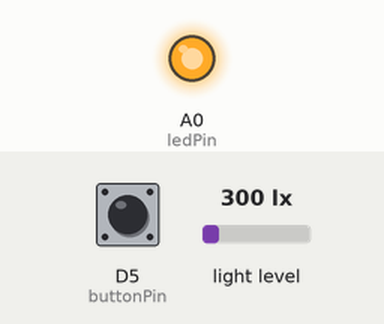
This program was run on a simulated Arduino MKR. On the bench: output pins drawn as LEDs (lit = HIGH). The inputs (shaded band) are chosen by the test bench; at power-on: light level 300 lx, D5 (buttonPin) LOW.

Above: at 1.2 s.
1.3 s: light level set to 218 lx
2.8 s: light level set to 180 lx
At 4.0 s:
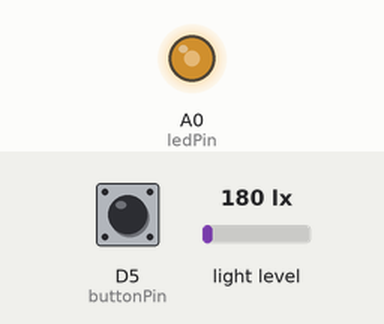
4.3 s: light level set to 107 lx
5.8 s: light level set to 93 lx
At 6.6 s:
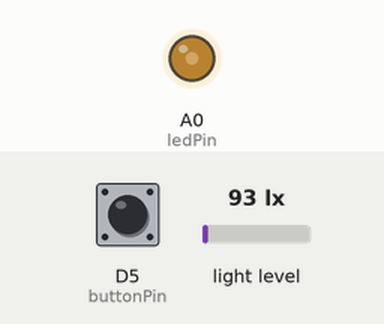
8.9 s: light level set to 53 lx
10.4 s: light level set to 47 lx
At 11.5 s:
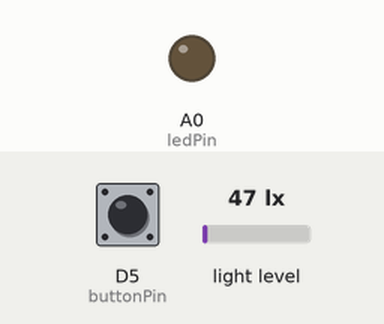
Timing chart, 0 to 12.9 s (numbered marks = the images above; inputs shaded):
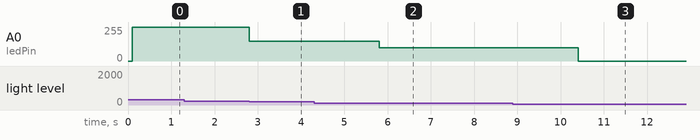

The program:

main.cpp
```cpp
#include <Arduino.h>
#include <Arduino_MKRENV.h>

const int buttonPin = 5;     // the number of the pushbutton pin
const int ledPin =  A0;      // the number of the LED pin

float illuminance = 0;

void setup()
{
  Serial.begin(9600);

  while (!Serial);

  if (!ENV.begin()) {
    Serial.println("Failed to initialize MKR ENV shield!");
    while (1);
  }
  // initialize the LED pin as an output
  pinMode(ledPin, OUTPUT);
  // initialize the pushbutton pin as an input
  pinMode(buttonPin, INPUT);

}

void loop()
{
  int buttonLast;
  int button = digitalRead(buttonPin);

  // Read illuminance
    for (int i=0; i <= 1000; i++)
    {
      illuminance = ENV.readIlluminance();

    }

// dimming the LED according to illiminance value read from the sensor
      if (illuminance > 200)
      {
        // set brightness level to 255 (full brightness, same as HIGH)
        analogWrite(ledPin, 255);

      } else if (illuminance < 200 && illuminance > 100)
        {
          // set brightness level to 150
          analogWrite(ledPin, 150);

        } else if (illuminance < 100 && illuminance > 50)
          {
            // set brightness level to 100
            analogWrite(ledPin, 100);

          } else if (illuminance < 50 && illuminance > 0)
            {
              // set brightness level to 0 (LED is OFF, same as LOW)
              analogWrite(ledPin, 0);

            }

  // If the button is pressed
  if (button && !buttonLast)
  {

      // print the sensor value
      Serial.print("Illuminance = ");
      Serial.print(illuminance);
      Serial.println(" lx");

      // print an empty line
      Serial.println();


            Serial.println();

      //delay(100);
    }


    //analogWrite(ledPin, 0);
  }
```

Measured:
- the behaviour switches between 200 and 199 lx on light level (found by bisection; images 0 and 1)
- the behaviour switches between 100 and 99 lx on light level (found by bisection; images 1 and 2)
- the behaviour switches between 50 and 49 lx on light level (found by bisection; images 2 and 3)
- after the input at 1.3 s, every drawn part: stays the same
- after the input at 2.8 s, A0 (ledPin): 255/255 → 150/255 at once
- after the input at 4.3 s, every drawn part: stays the same
- after the input at 5.8 s, A0 (ledPin): 150/255 → 100/255 at once
- after the input at 8.9 s, every drawn part: stays the same
- after the input at 10.4 s, A0 (ledPin): 100/255 → 0/255 at once
